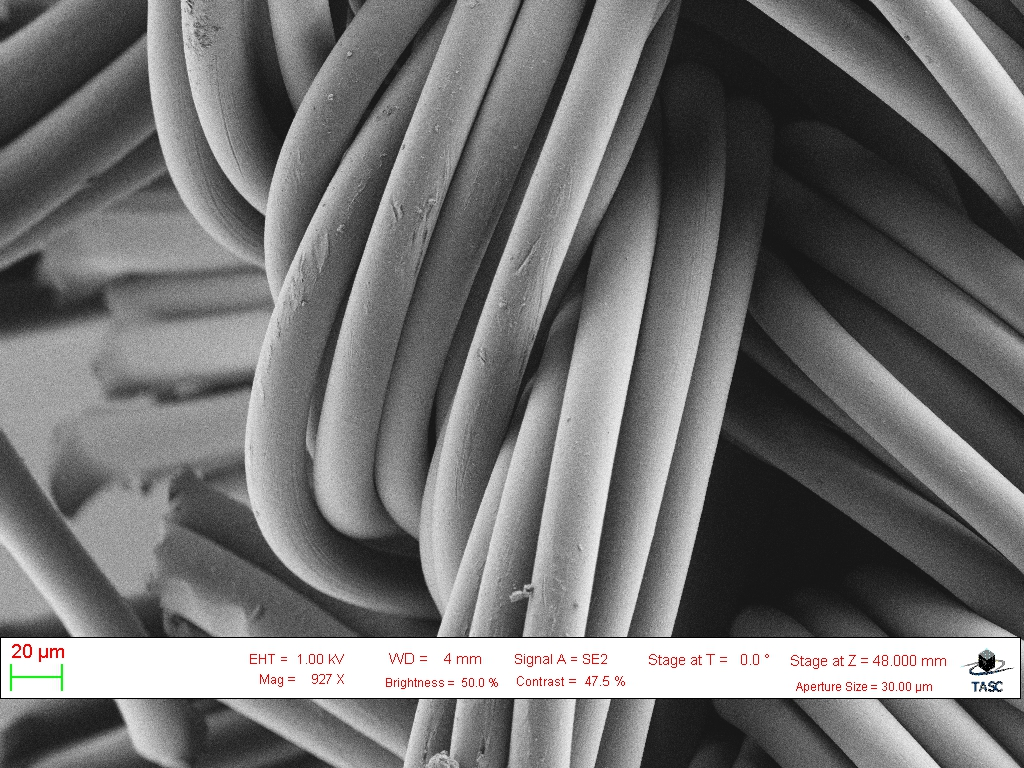
#> input picture Augmented SEM Image Analysis/image_files/Fibres/L9_178353c48311c1c12b3e6a431d7d7019.jpg, 1024 x 768 px, found by its file name; its folder holds only this picture in this run
$ python augment_images.py
#> lines starting #> are read from the running program, lines starting #| are printed output that depends on the picture
#> in augment_folder, image is the input picture: PIL image 1024x768 RGB; mean R, G, B 113.6, 113.3, 113.2
import os
from PIL import Image, ImageFilter, ImageEnhance
import numpy as np
from pathlib import Path

def add_white_noise(image, noise_intensity=45):
    """Add white noise to an image."""
    image_array = np.array(image, dtype=np.float32)
    noise = np.random.normal(0, noise_intensity, image_array.shape)
    noisy_image = np.clip(image_array + noise, 0, 255).astype(np.uint8)
    return Image.fromarray(noisy_image)

def blur_image(image, radius=10):
    """Apply Gaussian blur to an image."""
#> called with radius = 15
    return image.filter(ImageFilter.GaussianBlur(radius=radius))
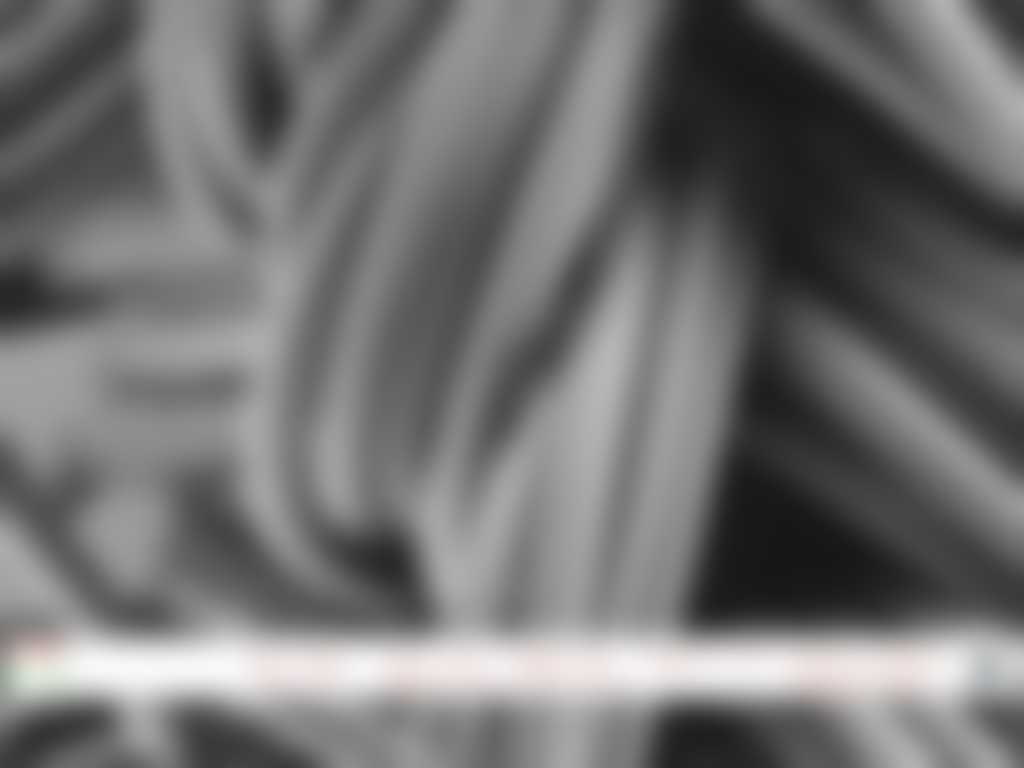
#> returned value: PIL image 1024x768 RGB; mean R, G, B 113.6, 113.2, 113.1

def increase_contrast(image, factor=2.0):
    """Increase the contrast of an image."""
#> called with factor = 2
    enhancer = ImageEnhance.Contrast(image)
    return enhancer.enhance(factor)
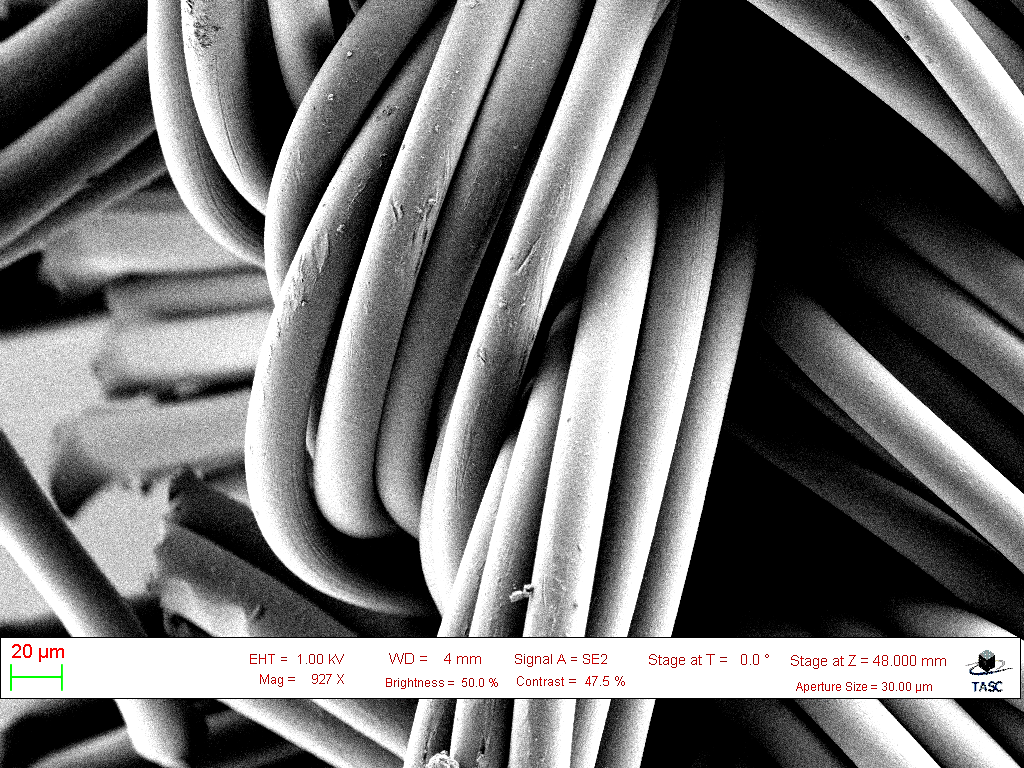
#> returned value: PIL image 1024x768 RGB; mean R, G, B 111.2, 110.7, 110.7

def augment_folder(input_folder, output_base_name):
    """Augment all images in a folder with three different augmentations."""
    base_path = Path("/Users/akhond/Library/CloudStorage/OneDrive-IndianaUniversity/PhD/Courses/Applied ML (P-556)/H3_Q2")

    # Create output folders
    blurred_folder = base_path / f"{output_base_name}_blurred"
    noisy_folder = base_path / f"{output_base_name}_noisy"
    contrast_folder = base_path / f"{output_base_name}_contrast"

    blurred_folder.mkdir(exist_ok=True)
    noisy_folder.mkdir(exist_ok=True)
    contrast_folder.mkdir(exist_ok=True)

    input_path = base_path / input_folder

    # Process all images in the folder
#> (the run stopped early here; a loop or call above may not have finished)
